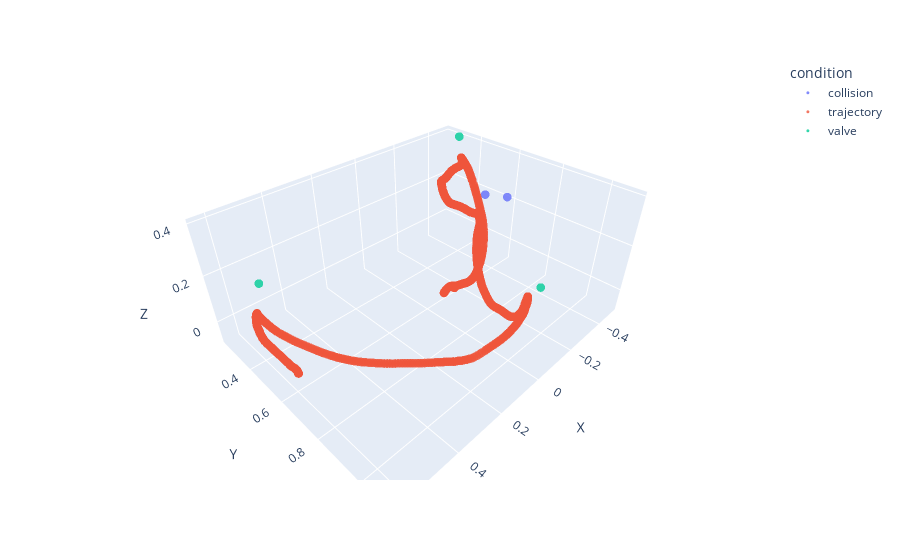

Here is the notebook cell this chart was saved with:
### Code cell
index = 36
print(conditions[index])
collision_array = []
collision_group = data_raw[index].groupby(['ColX', 'ColY', 'ColZ'])
for h,d in collision_group:
    if (h[0] != 0.0):
        # if not (d[["CollisionTarget"]].values[0][0][0:4] == "Miss" and d[["CollisionJoint"]].values[0][0][0:4] == "node"):
        if d[["CollisionTarget"]].values[0][0][0:4] != "Miss" and d[["CollisionTarget"]].values[0][0][0:4] != "Pipe":
            collision_array.append(h)
collision_df = pd.DataFrame(collision_array)
collision_df.columns=["X","Y","Z"]
collision_df["condition"] = "collision"
trajectory_df = data_raw[index][['Joint8X', 'Joint8Y', 'Joint8Z']]
trajectory_df.columns=["X","Y","Z"]
trajectory_df["condition"] = "trajectory"
valve_df = pd.DataFrame({'X': [-0.4878,0.0344,0.5996], 'Y':[0.3056,1.0998,0.4914], 'Z':[0.4008,0.2957,0.2871]})
valve_df["condition"] = "valve"
total_df = pd.concat([collision_df,trajectory_df,valve_df],ignore_index=True)

fig = px.scatter_3d(total_df, x='X', y='Y', z='Z',
            color='condition',color_continuous_scale=px.colors.sequential.Viridis, opacity=0.8)
fig.update_traces(marker_size = 3)

fig.show()

### Figure 1 — Plotly figure (JSON) as saved in the notebook; plotly's stock layout.template omitted (floating-point values rounded to 4 significant figures; data arrays with more than 128 entries replaced by an {"elided": "..."} marker saying what was removed)
{"data": [{"hovertemplate": "condition=collision<br>X=%{x}<br>Y=%{y}<br>Z=%{z}<extra></extra>", "legendgroup": "collision", "marker": {"color": "#636efa", "opacity": 0.8, "size": 3, "symbol": "circle"}, "mode": "markers", "name": "collision", "scene": "scene", "showlegend": true, "type": "scatter3d", "x": [-0.3537, -0.3202], "y": [0.6784, 0.5976], "z": [0.2957, 0.289]}, {"hovertemplate": "condition=trajectory<br>X=%{x}<br>Y=%{y}<br>Z=%{z}<extra></extra>", "legendgroup": "trajectory", "marker": {"color": "#EF553B", "opacity": 0.8, "size": 3, "symbol": "circle"}, "mode": "markers", "name": "trajectory", "scene": "scene", "showlegend": true, "type": "scatter3d", "x": {"elided": "906 float values"}, "y": {"elided": "906 float values"}, "z": {"elided": "906 float values"}}, {"hovertemplate": "condition=valve<br>X=%{x}<br>Y=%{y}<br>Z=%{z}<extra></extra>", "legendgroup": "valve", "marker": {"color": "#00cc96", "opacity": 0.8, "size": 3, "symbol": "circle"}, "mode": "markers", "name": "valve", "scene": "scene", "showlegend": true, "type": "scatter3d", "x": [-0.4878, 0.0344, 0.5996], "y": [0.3056, 1.1, 0.4914], "z": [0.4008, 0.2957, 0.2871]}], "layout": {"legend": {"title": {"text": "condition"}, "tracegroupgap": 0}, "margin": {"t": 60}, "scene": {"domain": {"x": [0, 1], "y": [0, 1]}, "xaxis": {"title": {"text": "X"}}, "yaxis": {"title": {"text": "Y"}}, "zaxis": {"title": {"text": "Z"}}}}}
